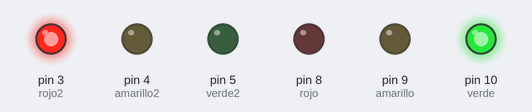
This sketch was run on a simulated Arduino Uno, built with avr-gcc and run on an emulated ATmega328P. On the bench: output pins drawn as LEDs (lit = HIGH).

Above: at 3.0 s.
At 10.2 s:
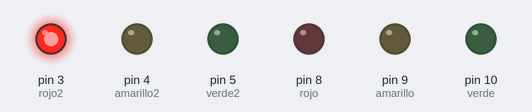
At 18.5 s:
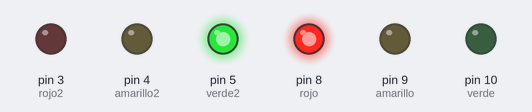
At 23.7 s:
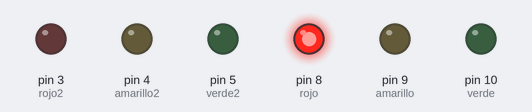
At 29.5 s:
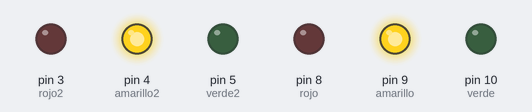
Timing chart, 0 to 40.3 s (numbered marks = the images above):
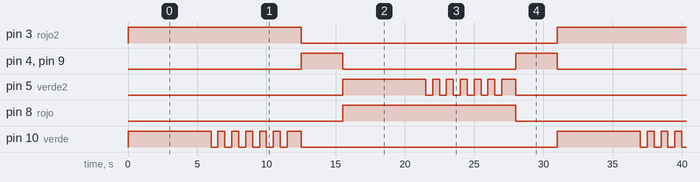

The sketch:

sem.ino
```cpp
int rojo=8;      //definimos el valor del pin para el led rojo
int amarillo=9;  //definimos el valor del pin para el led amarillo
int verde=10;     //definimos el valor del pin para el led verde
int rojo2=3;
int amarillo2=4;
int verde2=5;

int ir1=6;
int ir2=12;

//** Programa **//

void setup() {
  pinMode(verde,OUTPUT);   //declaramos el pin verde como salida
  pinMode(amarillo,OUTPUT);//declaramos el pin amarillo como salida
  pinMode(amarillo2,OUTPUT);
  pinMode(rojo,OUTPUT);    //declaramos el pin rojo como salida
  pinMode(rojo2,OUTPUT);
  pinMode(verde2,OUTPUT);
  pinMode(ir1,INPUT);
  pinMode(ir2,INPUT);
}

void loop() {
 digitalWrite(verde,HIGH);
 digitalWrite(rojo2,HIGH);
 delay(6000);
 digitalWrite(verde,LOW);
 digitalWrite(rojo2,HIGH);
 delay(500);
 digitalWrite(verde,HIGH);
 digitalWrite(rojo2,HIGH);
 delay(500);
 digitalWrite(verde,LOW);
 digitalWrite(rojo2,HIGH);
 delay(500);
  digitalWrite(verde,HIGH);
 digitalWrite(rojo2,HIGH);
 delay(500);
 digitalWrite(verde,LOW);
 digitalWrite(rojo2,HIGH);
 delay(500);
  digitalWrite(verde,HIGH);
 digitalWrite(rojo2,HIGH);
 delay(500);
 digitalWrite(verde,LOW);
 digitalWrite(rojo2,HIGH);
 delay(500);
  digitalWrite(verde,HIGH);
 digitalWrite(rojo2,HIGH);
 delay(500);
 digitalWrite(verde,LOW);
 digitalWrite(rojo2,HIGH);
 delay(500);
  digitalWrite(verde,HIGH);
 digitalWrite(rojo2,HIGH);
 delay(500);
 digitalWrite(verde,LOW);
 digitalWrite(rojo2,HIGH);
 delay(500);
 digitalWrite(rojo2,HIGH);
 digitalWrite(verde,HIGH); //encendemos el led rojo
 delay(500);
 digitalWrite(rojo2,HIGH);
 digitalWrite(verde,HIGH); //encendemos el led rojo
 digitalWrite(rojo2,HIGH);
 delay(500);

 digitalWrite(verde,LOW);  //apagamos el led rojo
 digitalWrite(rojo2,LOW);

 //esperamos medio segundo


digitalWrite(amarillo,HIGH);
digitalWrite(amarillo2,HIGH);
delay(500);
digitalWrite(amarillo,LOW);
digitalWrite(amarillo2,LOW);

digitalWrite(amarillo,HIGH);
digitalWrite(amarillo2,HIGH);
delay(500);
digitalWrite(amarillo,LOW);
digitalWrite(amarillo2,LOW);
digitalWrite(amarillo,HIGH);
digitalWrite(amarillo2,HIGH);
delay(500);
digitalWrite(amarillo,LOW);
digitalWrite(amarillo2,LOW);
digitalWrite(amarillo,HIGH);
digitalWrite(amarillo2,HIGH);
delay(500);
digitalWrite(amarillo,LOW);
digitalWrite(amarillo2,LOW);

digitalWrite(amarillo,HIGH);
digitalWrite(amarillo2,HIGH);
delay(1000);

 digitalWrite(amarillo,LOW);
 digitalWrite(amarillo2,LOW);

 /////////////////

 digitalWrite(verde2,HIGH);
 digitalWrite(rojo,HIGH);
 delay(6000);
 digitalWrite(verde2,LOW);
 delay(500);
 digitalWrite(verde2,HIGH);
 delay(500);
 digitalWrite(verde2,LOW);
 delay(500);
  digitalWrite(verde2,HIGH);
 delay(500);
 digitalWrite(verde2,LOW);
 delay(500);
  digitalWrite(verde2,HIGH);
 delay(500);
 digitalWrite(verde2,LOW);
 delay(500);
  digitalWrite(verde2,HIGH);
 delay(500);
 digitalWrite(verde2,LOW);
 delay(500);
  digitalWrite(verde2,HIGH);
 delay(500);
 digitalWrite(verde2,LOW);
 delay(500);
 digitalWrite(verde2,HIGH); //encendemos el led rojo
 delay(500);
  digitalWrite(verde2,HIGH); //encendemos el led rojo
 delay(500);

 digitalWrite(verde2,LOW);  //apagamos el led rojo
 digitalWrite(rojo,LOW);

 digitalWrite(amarillo,HIGH);
digitalWrite(amarillo2,HIGH);
delay(500);
digitalWrite(amarillo,LOW);
digitalWrite(amarillo2,LOW);

digitalWrite(amarillo,HIGH);
digitalWrite(amarillo2,HIGH);
delay(500);
digitalWrite(amarillo,LOW);
digitalWrite(amarillo2,LOW);
digitalWrite(amarillo,HIGH);
digitalWrite(amarillo2,HIGH);
delay(500);
digitalWrite(amarillo,LOW);
digitalWrite(amarillo2,LOW);
digitalWrite(amarillo,HIGH);
digitalWrite(amarillo2,HIGH);
delay(500);
digitalWrite(amarillo,LOW);
digitalWrite(amarillo2,LOW);

digitalWrite(amarillo,HIGH);
digitalWrite(amarillo2,HIGH);
delay(1000);

 digitalWrite(amarillo,LOW);
 digitalWrite(amarillo2,LOW);
}
```

Measured:
- by itself, pin 3 (rojo2), pin 8 (rojo): alternates HIGH for 12.5 s and LOW for 18.5 s
- by itself, pin 4 (amarillo2), pin 9 (amarillo): alternates HIGH for 3.0 s and LOW for 12.5 s
- by itself, pin 5 (verde2), pin 10 (verde): repeats every 31.0 s: 5 × (LOW 0.50 s, HIGH 0.50 s), LOW 0.50 s, HIGH 1.0 s, LOW 18.5 s, HIGH 6.0 s
